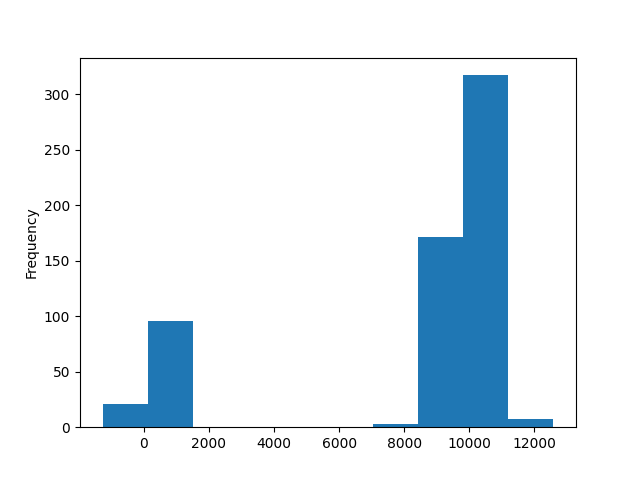

Here is the Python script that generated this plot:
import pandas as pd
import matplotlib.pyplot as plt
import csv
df = pd.read_csv(r'C:\Users\szech\Desktop\sampleclient.csv')         
s = df['Total Profit ($)'] # Select the cyl column to get a series
s.plot(
    kind = 'hist'
)
plt.savefig('histogram.png')
plt.show()  